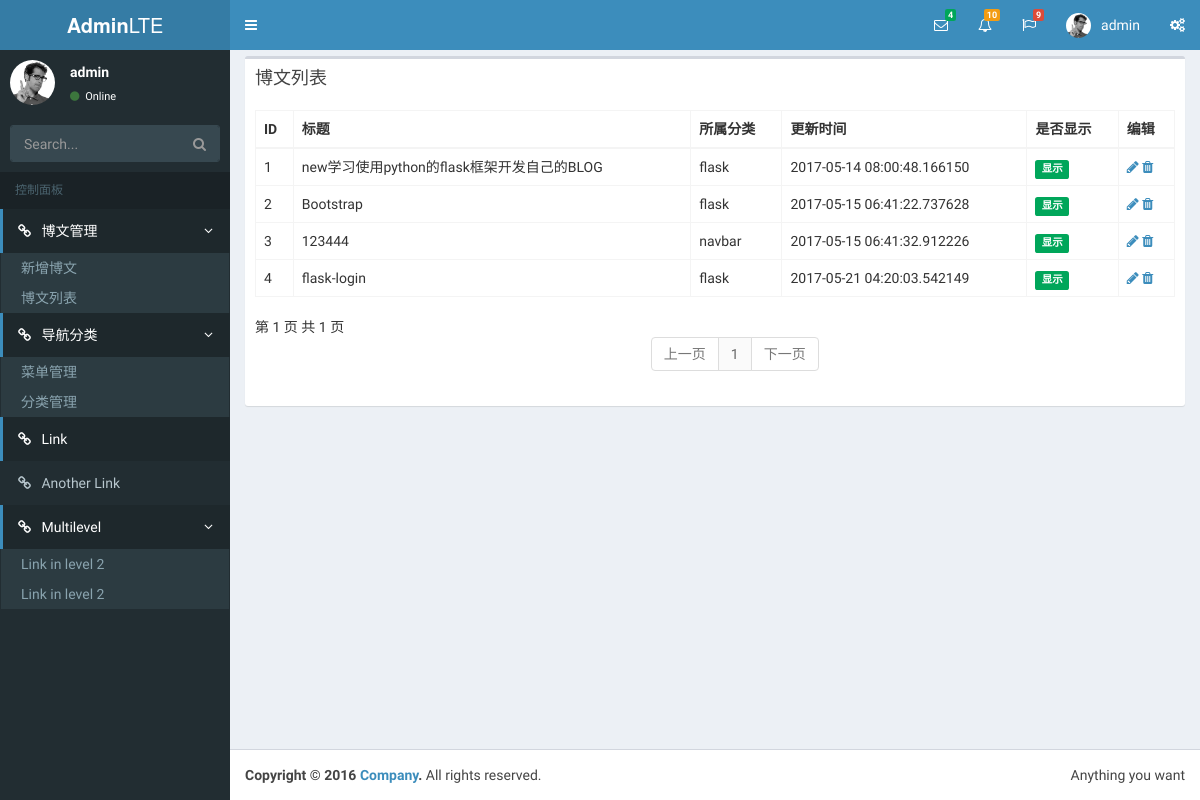
Page /admin/post/list/ (signed in) on the earlier database version.
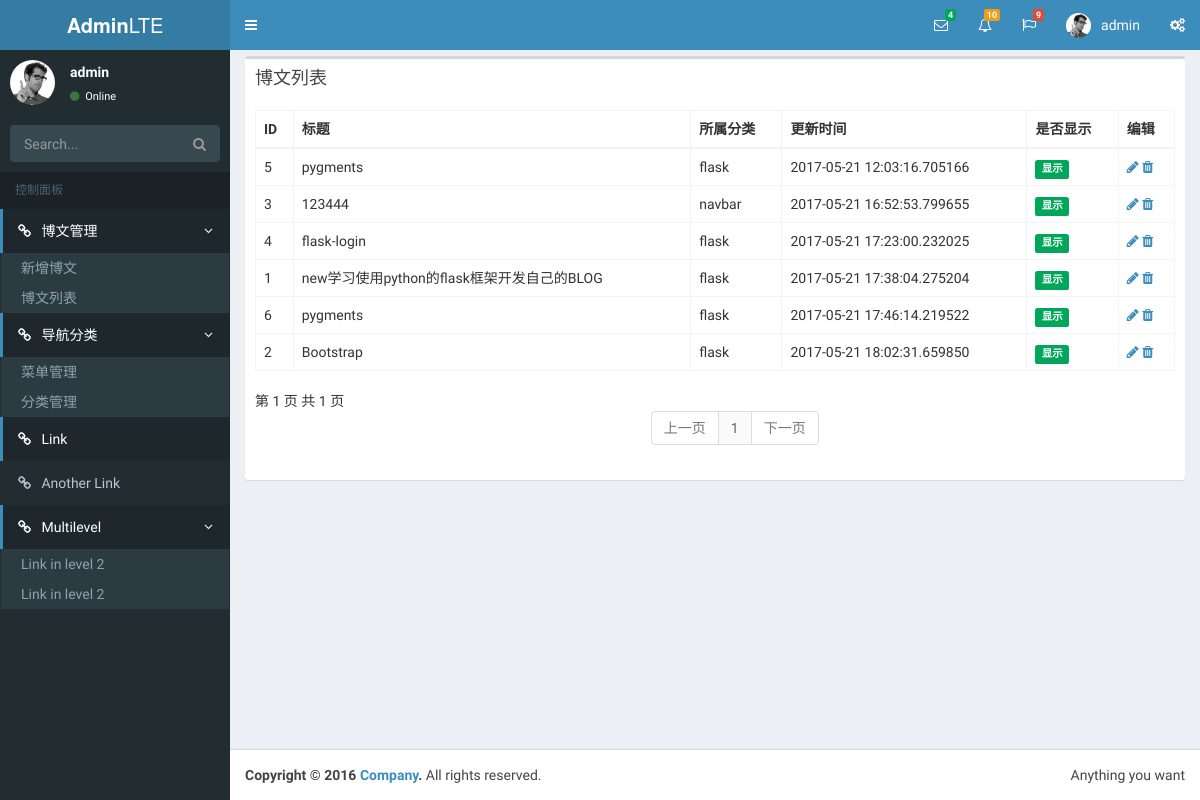
Same page on the later database version.
### app/models.py (models this page shows, shortened)
class User(db.Model, UserMixin):
    __tablename__ = 'user'
    id = db.Column(db.Integer, primary_key=True)
    posts = db.relationship('Post', backref='author', lazy='dynamic')
    userName = db.Column(db.String(32))
    email = db.Column(db.String(64), unique=True, index=True)
    password_hash = db.Column(db.String(128))
    @property
    def password(self):
        raise AttributeError(u'该属性只读')

class Post(db.Model):
    __tablename__ = 'post'
    id = db.Column(db.Integer, primary_key=True)
    title = db.Column(db.String(32), unique=True)
    body = db.Column(db.Text)
    body_html = db.Column(db.Text)
    timestamp = db.Column(db.DateTime, index=True, default=datetime.utcnow)
    author_id = db.Column(db.Integer, db.ForeignKey('user.id'))
    category_id = db.Column(db.Integer, db.ForeignKey('category.id'))
    visibled = db.Column(db.Boolean, default=False)

class Category(db.Model):
    __tablename__ = 'category'
    id = db.Column(db.Integer, primary_key=True)
    type = db.relationship('Post', backref='posttype', lazy='dynamic')
    menuid = db.Column(db.Integer, db.ForeignKey('menus.id'))
    categoryName = db.Column(db.String(32), unique=True, index=True)
    orderNo = db.Column(db.Integer)
    visibled = db.Column(db.Boolean, default=False)

### app/admin/views.py (the view)
@admin.route('/post/list/')
@admin.route('/post/list/<int:page>/')
@login_required
def post_list(page=1):
    posts = Post.query.order_by(Post.timestamp).paginate(page, per_page=10,
                                                         error_out=False)
    return render_template('admin/post.html', posts=posts)

### app/templates/admin/post.html (shortened to what this page needs)
{% extends 'admin/admin-base.html' %}
{% import 'admin/_macro.html' as helper %}
{% block content %}
    <div class="row">
        <div class="col-md-12">
            <div class="box">
                <div class="box-header">
                    <h3 class="box-title">博文列表</h3>
                </div>
                <div class="box-body">
                    <div id="example2_wrapper"
                         class="dataTables_wrapper form-inline dt-bootstrap">
                        <div class="row">
                            <div class="col-sm-6"></div>
                            <div class="col-sm-6"></div>
                        </div>
                        <div class="row">
                            <div class="col-sm-12">
                                <table id="example2"
                                       class="table table-bordered table-hover dataTable"
                                       role="grid"
                                       aria-describedby="example2_info">
                                    <thead>
                                    <tr role="row">
                                        <th class="sorting_asc" tabindex="0"
                                            aria-controls="example2" rowspan="1"
                                            colspan="1" aria-sort="ascending"
                                            aria-label="Rendering engine: activate to sort column descending">
                                            ID
                                        </th>
                                        <th class="sorting" tabindex="0"
                                            aria-controls="example2" rowspan="1"
                                            colspan="1"
                                            aria-label="Browser: activate to sort column ascending">
                                            标题
                                        </th>
                                        <th class="sorting" tabindex="0"
                                            aria-controls="example2" rowspan="1"
                                            colspan="1"
                                            aria-label="Platform(s): activate to sort column ascending">
                                            所属分类
                                        </th>
                                        <th class="sorting" tabindex="0"
                                            aria-controls="example2" rowspan="1"
                                            colspan="1"
                                            aria-label="Platform(s): activate to sort column ascending">
                                            更新时间
                                        </th>
                                        <th class="sorting" tabindex="0"
                                            aria-controls="example2" rowspan="1"
                                            colspan="1"
                                            aria-label="Engine version: activate to sort column ascending">
                                            是否显示
                                        </th>
                                        <th class="sorting" tabindex="0"
                                            aria-controls="example2" rowspan="1"
                                            colspan="1"
                                            aria-label="Engine version: activate to sort column ascending">
                                            编辑
                                        </th>
                                    </tr>
                                    </thead>
                                    <tbody>
                                    {% for post in posts.items %}
                                        <tr role="row" class="{{ loop.cycle('odd','even') }}">
                                            <td class="sorting_1">{{ post.id }}</td>
                                            <td>{{ post.title }}</td>
                                            <td>{{ post.posttype.categoryName }}</td>
                                            <td>
                                                {{ post.timestamp }}
                                            </td>
                                            <td><span
                                                    class="label label-{{ 'warning' if post.visibled else 'success' }}">{{ '隐藏' if post.visibled else '显示' }}</span>
                                            </td>
                                            <td>
                                                <a href="{{ url_for('admin.post_edit',id=post.id) }}"
                                                   title="修改"><i
                                                        class="fa fa-pencil"></i></a>
                                                <a onclick="delPost('{{ url_for('admin.post_del',id=post.id) }}')"
                                                   title="删除"><i
                                                        class="fa fa-trash"></i></a>
                                            </td>
                                        </tr>
                                    {% endfor %}
                                    </tbody>
                                </table>
                            </div>
                        </div>
                        {{ helper.render_pagination(posts,'.post_list') }}
                    </div>
                </div>
            </div>
        </div>
    </div>
{% endblock %}

### app/templates/admin/admin-base.html (shortened to what this page needs)
<!DOCTYPE html>
<html>
<head>
    <link rel="stylesheet"
          href="{{ url_for('static',filename='bootstrap/css/bootstrap.min.css') }}">
    <link rel="stylesheet"
          href="https://cdnjs.cloudflare.com/ajax/libs/font-awesome/4.5.0/css/font-awesome.min.css">
    <link rel="stylesheet"
          href="https://cdnjs.cloudflare.com/ajax/libs/ionicons/2.0.1/css/ionicons.min.css">
    <link rel="stylesheet"
          href="{{ url_for('static',filename="dist/css/AdminLTE.min.css") }}">
    <link rel="stylesheet"
          href="{{ url_for('static',filename="dist/css/skins/skin-blue.min.css") }}">
</head>
<body class="hold-transition skin-blue sidebar-mini">
<div class="wrapper">
    <header class="main-header">
        <a href="index2.html" class="logo">
            <span class="logo-lg"><b>Admin</b>LTE</span>
        </a>
        <nav class="navbar navbar-fixed-top" role="navigation">
            <a href="#" class="sidebar-toggle" data-toggle="offcanvas"
               role="button">
            </a>
            <div class="navbar-custom-menu">
                <ul class="nav navbar-nav">
                    <li class="dropdown messages-menu">
                        <a href="#" class="dropdown-toggle"
                           data-toggle="dropdown">
                            <i class="fa fa-envelope-o"></i>
                            <span class="label label-success">4</span>
                        </a>
                    </li>
                    <li class="dropdown notifications-menu">
                        <a href="#" class="dropdown-toggle"
                           data-toggle="dropdown">
                            <i class="fa fa-bell-o"></i>
                            <span class="label label-warning">10</span>
                        </a>
                    </li>
                    <li class="dropdown tasks-menu">
                        <a href="#" class="dropdown-toggle"
                           data-toggle="dropdown">
                            <i class="fa fa-flag-o"></i>
                            <span class="label label-danger">9</span>
                        </a>
                    </li>
                    {% if current_user.is_authenticated %}
                        <li class="dropdown user user-menu">
                            <a href="#" class="dropdown-toggle"
                               data-toggle="dropdown">
                                <img src="{{ url_for('static',filename="dist/img/user2-160x160.jpg") }}"
                                     class="user-image" alt="User Image">
                                <span class="hidden-xs">{{ current_user.userName }}</span>
                            </a>
                        </li>
                    {% endif %}
                    <li>
                        <a href="#" data-toggle="control-sidebar"><i
                                class="fa fa-gears"></i></a>
                    </li>
                </ul>
            </div>
        </nav>
    </header>
    <aside class="main-sidebar">
        <section class="sidebar">
            <div class="user-panel">
                <div class="pull-left image">
                    <img src="{{ url_for('static',filename="dist/img/user2-160x160.jpg") }}"
                         class="img-circle" alt="User Image">
                </div>
                {% if current_user.is_authenticated %}
                    <div class="pull-left info">
                    <p>{{ current_user.userName }}</p>
                    <a href="#"><i class="fa fa-circle text-success"></i> Online</a>
                </div>
                {% endif %}
            </div>
            <form action="#" method="get" class="sidebar-form">
                <div class="input-group">
                    <input type="text" name="q" class="form-control"
                           placeholder="Search...">
                    <span class="input-group-btn">
                <button type="submit" name="search" id="search-btn"
                        class="btn btn-flat"><i class="fa fa-search"></i>
                </button>
              </span>
                </div>
            </form>
            <ul class="sidebar-menu">
                <li class="header">控制面板</li>
                <li class="treeview active">
                    <a href="#"><i class="fa fa-link"></i>
                        <span>博文管理</span>
                        <span class="pull-right-container">
              <i class="fa fa-angle-left pull-right"></i>
            </span>
                    </a>
                    <ul class="treeview-menu">
                        <li><a href="{{ url_for('admin.post_add') }}">新增博文</a>
                        </li>
                        <li><a href="{{ url_for('admin.post_list') }}">博文列表</a>
                        </li>
                    </ul>
                </li>
                <li class="treeview active">
                    <a href="#"><i class="fa fa-link"></i>
                        <span>导航分类</span>
                        <span class="pull-right-container">
              <i class="fa fa-angle-left pull-right"></i>
            </span>
                    </a>
                    <ul class="treeview-menu">
                        <li><a href="{{ url_for('admin.menu_list') }}">菜单管理</a></li>
                        <li>
                            <a href="{{ url_for('admin.category_list') }}">分类管理</a>
                        </li>
                    </ul>
                </li>
                <li class="active"><a href="#"><i class="fa fa-link"></i> <span>Link</span></a>
                </li>
                <li><a href="#"><i class="fa fa-link"></i>
                    <span>Another Link</span></a></li>
                <li class="treeview active">
                    <a href="#"><i class="fa fa-link"></i>
                        <span>Multilevel</span>
                        <span class="pull-right-container">
              <i class="fa fa-angle-left pull-right"></i>
            </span>
                    </a>
                    <ul class="treeview-menu">
                        <li><a href="#">Link in level 2</a></li>
                        <li><a href="#">Link in level 2</a></li>
                    </ul>
                </li>
            </ul>
        </section>
    </aside>
    <div class="content-wrapper">
        <section class="content-header">
            <h1>
                <small>Optional description</small>
            </h1>
            <ol class="breadcrumb">
                <li><a href="#"> Level</a></li>
                <li class="active">Here</li>
            </ol>
        </section>
        <section class="content">
            {% block content %}
            {% endblock %}
        </section>
    </div>
    <footer class="main-footer">
        <div class="pull-right hidden-xs">
            Anything you want
        </div>
        <strong>Copyright &copy; 2016 <a href="#">Company</a>.</strong> All
        rights reserved.
    </footer>
</div>
</body>
</html>

Differences in the rows shown:
added Post: id "5", title "pygments", posttype.categoryName "flask", timestamp "2017-05-21 12:03:16.705166", visibled "显示"
changed Post "navbar": timestamp "2017-05-15 06:41:32.912226" → "2017-05-21 16:52:53.799655"; moves up the list
changed Post "flask-login": timestamp "2017-05-21 04:20:03.542149" → "2017-05-21 17:23:00.232025"; moves up the list
changed Post "new学习使用python的flask框架开发自己的BLOG": timestamp "2017-05-14 08:00:48.166150" → "2017-05-21 17:38:04.275204"
added Post: id "6", title "pygments", posttype.categoryName "flask", timestamp "2017-05-21 17:46:14.219522", visibled "显示"
changed Post "Bootstrap": timestamp "2017-05-15 06:41:22.737628" → "2017-05-21 18:02:31.659850"
